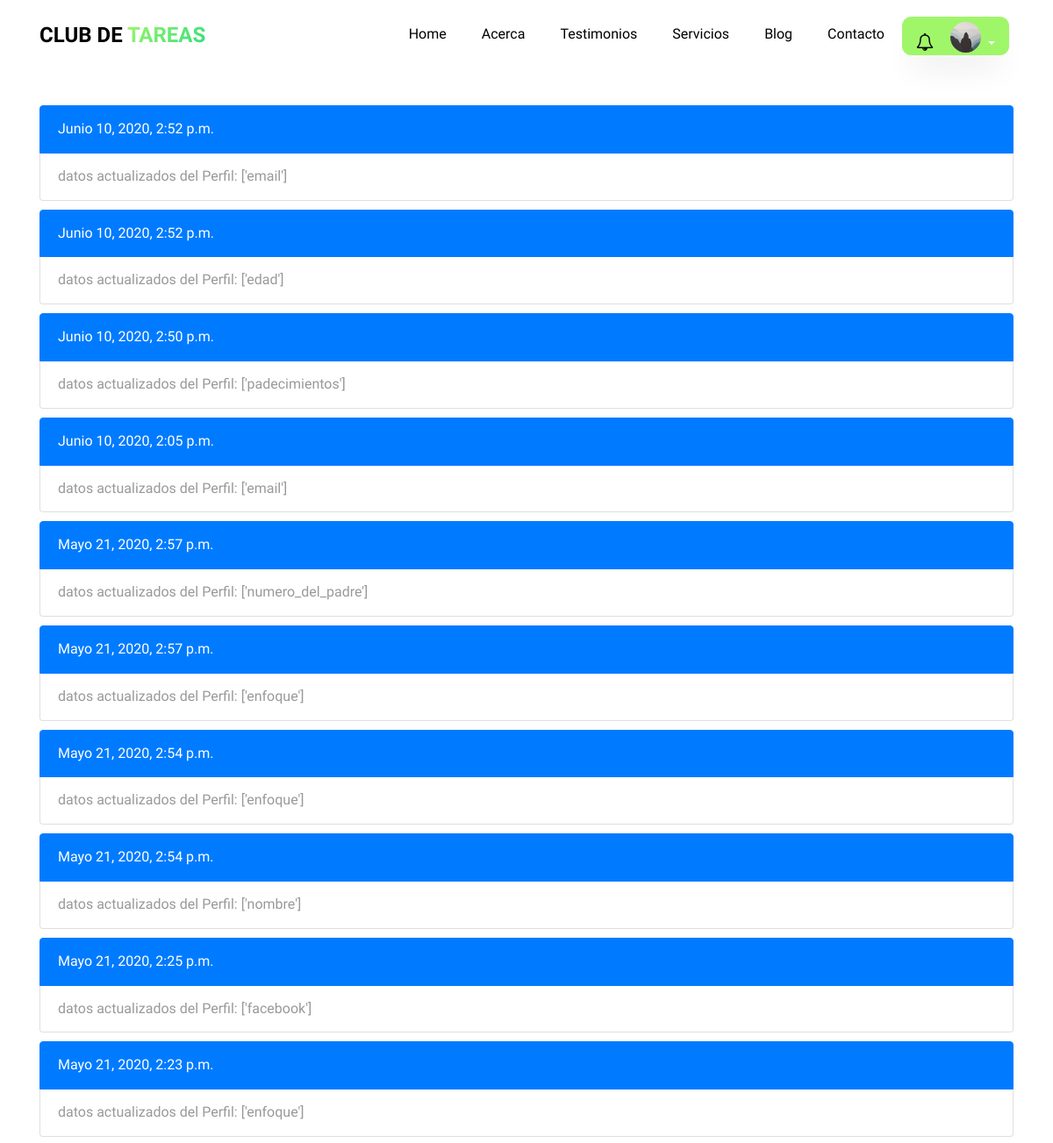
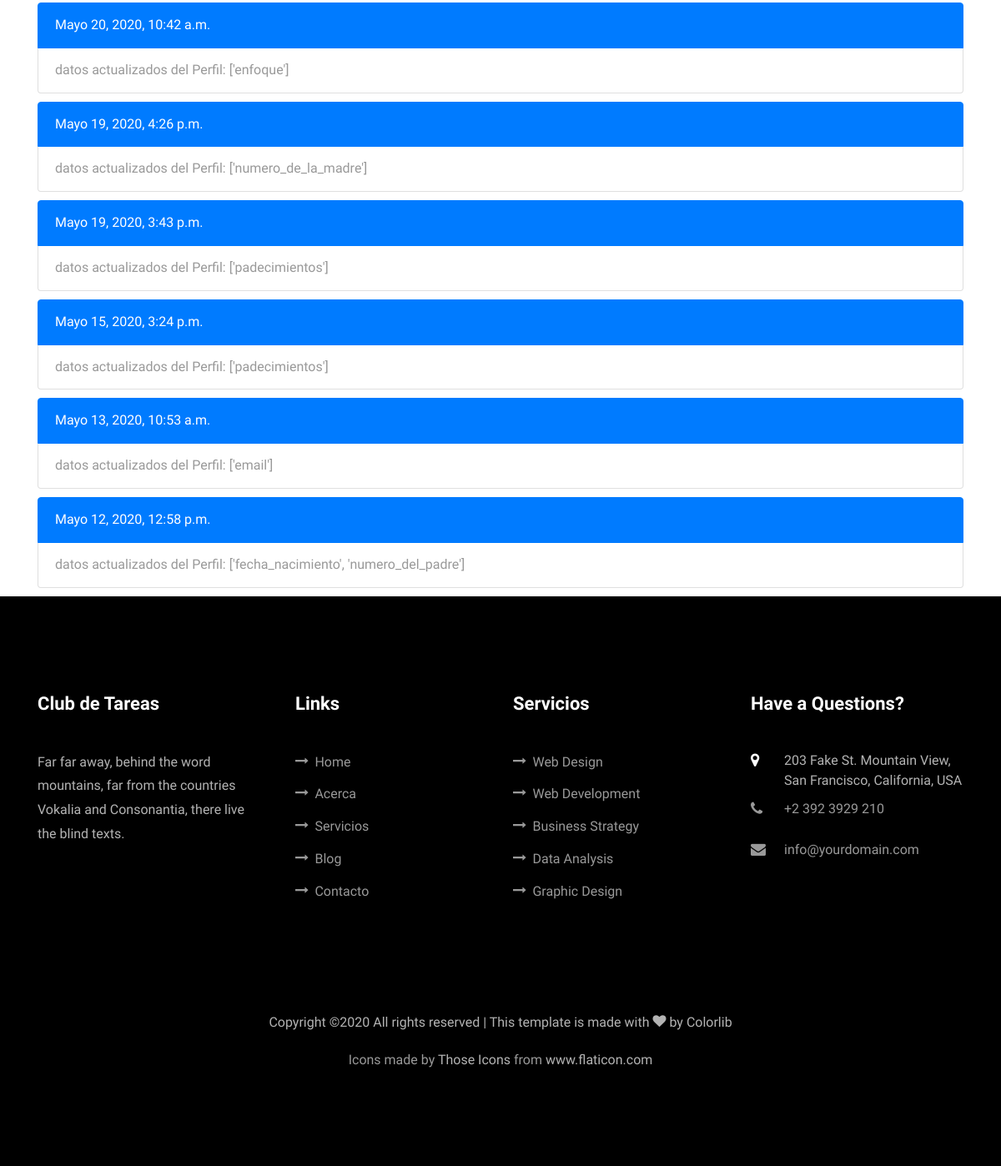
/historial/ (signed in), run on the app's committed database (2 pictures, top to bottom).
### usuario/models.py (models this page shows, shortened)
class Usuario(AbstractBaseUser,PermissionsMixin):
    imagen       =  models.ImageField(default='default.jpg',upload_to='profile_pics')
    email        =  models.EmailField(max_length=60,blank=True)
    facebook     =  models.CharField(max_length=100,blank=True)
    username     =  models.CharField(max_length=30,unique=True)
    nombre       =  models.CharField(max_length=100)
    apellido     =  models.CharField(max_length=100)
    edad         =  models.IntegerField(blank=True,null=True)
    padecimientos = models.TextField(verbose_name="padecimientos",blank=True)
    asistencia = models.CharField(verbose_name="Días de asistencia",max_length=100,blank=True)
    enfoque = models.CharField(verbose_name="Area en la que guste que se enfocará la atención",max_length=100,blank=True)
    nombre_de_la_madre =  models.CharField(verbose_name="Nombre de la Madre",max_length=100,blank=True)
    edad_de_la_madre =  models.IntegerField(verbose_name="Edad",blank=True, null=True)
    ocupacion_de_la_madre = models.CharField(verbose_name="Ocupación",max_length=100,blank=True)
    numero_de_la_madre   =  models.IntegerField(verbose_name="Número de contacto",blank=True,null=True)
    nombre_del_padre =  models.CharField(verbose_name="Nombre del Padre",max_length=100,blank=True)
    edad_del_padre =  models.IntegerField(verbose_name="Edad",blank=True, null=True)
    ocupacion_del_padre = models.CharField(verbose_name="Ocupación",max_length=100,blank=True)
    numero_del_padre    =  models.IntegerField(verbose_name="Número de contacto",blank=True,null=True)
    fecha_nacimiento = models.DateField(verbose_name="Fecha de nacimiento",blank=True, null=True)
    escuela      =  models.CharField(verbose_name="Nombre de la escuela",max_length=100,blank=True)
    domicilio    =  models.CharField(verbose_name="Domicilio",max_length=150,blank=True)
    status_paquetes = models.BooleanField(verbose_name="¿Tiene Paquetes Activos?",default=False)
    '''
    NIVEL_STATUS = (
         ('k','Kinder'),
         ('p','Primaria'),
         ('s','Secundaria'),
         ('b','bachillerato'),
         ('u','universidad'))
    '''
    nivel_academico = models.CharField(max_length=500,blank=True,verbose_name='Nivel académico del alumno')
    date_joined  =  models.DateTimeField(verbose_name="Fecha de Inscripción",auto_now_add=True)
    last_login   =  models.DateTimeField(verbose_name="Ultima fecha de Sesión",auto_now=True)
    is_active    =  models.BooleanField(verbose_name="¿Esta Acivo?",default=True)
    is_staff     =  models.BooleanField(verbose_name="¿Es parte del Staff?",default=False)
    USERNAME_FIELD  = "username"
    REQUIRED_FIELDS = ["nombre","apellido"]
    objects = MyUsuarioManager()

### app/models.py (models this page shows)
class Historial_User(models.Model):
      mensaje = models.CharField(max_length=200)
      usuario = models.ForeignKey(settings.AUTH_USER_MODEL,related_name="historial",on_delete=models.CASCADE)
      fecha = models.DateTimeField(auto_now_add=True,null=True)
      class Meta:
          verbose_name_plural= "Actividad de los Usuarios"

### app/views.py (the view)
# urls.py: path('historial/',views.historial,name='historial'),
@login_required
def historial(request):
    historial = request.user.historial.all().order_by('-fecha')
    context = {
    'historial': historial
    }
    return render(request,'app/historial.html',context)

### app/templates/app/historial.html (shortened to what this page needs)
{% extends 'main/base.html' %}
{% load static %}
{% block content %}
<section>
  <div class="container">
    <div class="row"  style="margin-top:120px">
        <div class="col-md-12 ftco-animate">
          {% if historial %}
              {% for instancia in historial %}
              <ul class="list-group" style="padding-bottom: 10px">
                    <li class="list-group-item active">{{instancia.fecha }}</li>
                    <li class="list-group-item">{{ instancia.mensaje}}</li>
              </ul>
              {% endfor %}
          {% else %}
          <ul class="list-group" style="padding-bottom: 80px">
                <li class="list-group-item">Los campos de Perfil no han sido actualizados</li>
          </ul>
          {% endif%}
        </div>
        </div>
    </div>
</section>
{% endblock content%}

### templates/main/base.html (shortened to what this page needs)
{% load static %}
{% load notifications_tags %}
{% notifications_unread as unread_count %}
<!DOCTYPE html>
<html lang="es">
  <head>
    <link rel="stylesheet" href="{% static 'main/css/fonts.css'%}">
    <link rel="stylesheet" href="{% static 'main/css/open-iconic-bootstrap.min.css'%}">
    <link rel="stylesheet" href="{% static 'main/css/animate.css'%}">
    <link rel="stylesheet" href="{% static 'main/css/search.css'%}">
    <link rel="stylesheet" href="{% static 'main/css/owl.carousel.min.css'%}">
    <link rel="stylesheet" href="{% static 'main/css/owl.theme.default.min.css'%}">
    <link rel="stylesheet" href="{% static 'main/css/magnific-popup.css'%}">
    <link rel="stylesheet" href="{% static 'main/css/aos.css'%}">
    <link rel="stylesheet" href="{% static 'main/css/ionicons.min.css'%}">
    <link rel="stylesheet" href="{% static 'main/css/flaticon.css' %}">
    <link rel="stylesheet" href="{% static 'main/css/icomoon.css' %}">
    <link rel="stylesheet" href="{% static 'main/css/style.css' %}">
    <link rel="stylesheet" href="{% static 'main/css/fix.css' %}">
    <link rel='stylesheet' href="https://cdnjs.cloudflare.com/ajax/libs/fullcalendar/3.1.0/fullcalendar.min.css" />
  </head>
  <body  data-target=".site-navbar-target" data-offset="300">
  <nav class="navbar navbar-expand-lg navbar-dark ftco_navbar bg-dark ftco-navbar-light site-navbar-target" id="ftco-navbar">
	    <div class="container">
	      <a class="navbar-brand" href="{% url 'blog:home' %}">Club de <span>Tareas</span></a>
	      <div class="collapse navbar-collapse" id="ftco-nav">
	        <ul class="navbar-nav nav ml-auto" style="text-align:center">
	          <li class="nav-item"><a href="{% url 'blog:home' %}" class="nav-link"><span>Home</span></a></li>
	          <li class="nav-item"><a href="{% url 'blog:about' %}"  class="nav-link"><span>Acerca</span></a></li>
	          <li class="nav-item"><a href="{% url 'blog:testimony' %}"  class="nav-link"><span>Testimonios</span></a></li>
	          <li class="nav-item"><a href="{% url 'blog:services' %}" class="nav-link"><span>Servicios</span></a></li>
            <li class="nav-item"><a href="{% url 'blog:blog' %}" class="nav-link"><span>Blog</span></a></li>
            <li class="nav-item"><a href="{% url 'blog:contact' %}" class="nav-link"><span>Contacto</span></a></li>
          </ul>
          <ul class="nav navbar-nav navbar-right" style="text-align: right">
            {% if request.user.is_authenticated %}
            <div class="dropdown" style="padding-right:5px;margin:0;">
                    <a style="border-radius: 10px 10px 10px 10px !important;
                             -moz-border-radius: 10px 10px 10px 10px;
                             -webkit-border-radius: 10px 10px 10px 10px;padding-bottom:0; padding-top:0;padding-left:15px;padding-right:15px;"
                      class="btn btn-secondary dropdown-toggle" href="#" role="button" id="dropdownMenuLink" data-toggle="dropdown" aria-haspopup="true" aria-expanded="false">
                      <div style="display: inline-block;position: relative;margin-right:10px;">
                        <i class="fa fa-bell-o" style="font-size: 20px;color: black;"></i>
                      </div>
                          <div class="inset" style="margin-left: 5px;display: inline-block;">
                            <img src="{{ request.user.imagen.url }}">
                          </div>
                    </a>
              </div>
            {% else %}
              <li class="nav-item"><a href="{% url 'app:login' %}"  class="nav-link"><span>Login</span></a></li>
            </ul>
          {% endif %}
	      </div>
	    </div>
	  </nav>
    {% block content %}{% endblock %}
    <footer class="ftco-footer ftco-section">
      <div class="container">
        <div class="row mb-5">
          <div class="col-md">
            <div class="ftco-footer-widget mb-4">
              <h2 class="ftco-heading-2">Club de Tareas</h2>
              <p>Far far away, behind the word mountains, far from the countries Vokalia and Consonantia, there live the blind texts.</p>
              <ul class="ftco-footer-social list-unstyled float-md-left float-lft mt-5">
              </ul>
            </div>
          </div>
          <div class="col-md">
            <div class="ftco-footer-widget mb-4 ml-md-4">
              <h2 class="ftco-heading-2">Links</h2>
              <ul class="list-unstyled">
                <li><a href="{% url 'blog:home' %}" ><span class="icon-long-arrow-right mr-2"></span>Home</a></li>
                <li><a href="{% url 'blog:about' %}"><span class="icon-long-arrow-right mr-2"></span>Acerca</a></li>
                <li><a href="{% url 'blog:services' %}"><span class="icon-long-arrow-right mr-2"></span>Servicios</a></li>
                <li><a href="{% url 'blog:blog' %}"><span class="icon-long-arrow-right mr-2"></span>Blog</a></li>
                <li><a href="{% url 'blog:contact' %}"><span class="icon-long-arrow-right mr-2"></span>Contacto</a></li>
              </ul>
            </div>
          </div>
          <div class="col-md">
             <div class="ftco-footer-widget mb-4">
              <h2 class="ftco-heading-2">Servicios</h2>
              <ul class="list-unstyled">
                <li><a href="#"><span class="icon-long-arrow-right mr-2"></span>Web Design</a></li>
                <li><a href="#"><span class="icon-long-arrow-right mr-2"></span>Web Development</a></li>
                <li><a href="#"><span class="icon-long-arrow-right mr-2"></span>Business Strategy</a></li>
                <li><a href="#"><span class="icon-long-arrow-right mr-2"></span>Data Analysis</a></li>
                <li><a href="#"><span class="icon-long-arrow-right mr-2"></span>Graphic Design</a></li>
              </ul>
            </div>
          </div>
          <div class="col-md">
            <div class="ftco-footer-widget mb-4">
            	<h2 class="ftco-heading-2">Have a Questions?</h2>
            	<div class="block-23 mb-3">
	              <ul>
	                <li><span class="icon icon-map-marker"></span><span class="text">203 Fake St. Mountain View, San Francisco, California, USA</span></li>
	                <li><a href="#"><span class="icon icon-phone"></span><span class="text">+2 392 3929 210</span></a></li>
	                <li><a href="#"><span class="icon icon-envelope"></span><span class="text">info@yourdomain.com</span></a></li>
	              </ul>
	            </div>
            </div>
          </div>
        </div>
        <div class="row">
          <div class="col-md-12 text-center">
            <p>
  Copyright &copy;<script>document.write(new Date().getFullYear());</script> All rights reserved | This template is made with <i class="icon-heart color-danger" aria-hidden="true"></i> by <a href="https://colorlib.com" target="_blank">Colorlib</a>
  </p>
        Icons made by <a href="https://www.flaticon.com/authors/those-icons" title="Those Icons">Those Icons</a> from <a href="https://www.flaticon.com/" title="Flaticon"> www.flaticon.com</a>
          </div>
        </div>
      </div>
    </footer>
  </body>
</html>

### static/main/css/icomoon.css (style rules this page uses)
[class^="icon-"], [class*=" icon-"] { font-family: 'icomoon' !important; speak: none; font-style: normal; font-weight: normal; font-variant: normal; text-transform: none; line-height: 1; -webkit-font-smoothing: antialiased; -moz-osx-font-smoothing: grayscale; }
.icon-heart:before { content: "\f004"; }
.icon-map-marker:before { content: "\f041"; }
.icon-phone:before { content: "\f095"; }
.icon-envelope:before { content: "\f0e0"; }
.icon-long-arrow-right:before { content: "\f178"; }

### static/main/css/fix.css (style rules this page uses)
.inset { width: 35px; height: 35px; border-radius: 50%; background-color: transparent !important; z-index: 999; padding-top: 5px; }
.inset img { border-radius: inherit; width: inherit; height: inherit; display: block; position: relative; z-index: 998; }

### data on the page
Usuario: user.imagen (placeholder picture)
Historial_User: fecha "Junio 10, 2020, 2:52 p.m.", mensaje "datos actualizados del Perfil: ['email']"
Historial_User: fecha "Junio 10, 2020, 2:52 p.m.", mensaje "datos actualizados del Perfil: ['edad']"
Historial_User: fecha "Junio 10, 2020, 2:50 p.m.", mensaje "datos actualizados del Perfil: ['padecimientos']"
Historial_User: fecha "Junio 10, 2020, 2:05 p.m.", mensaje "datos actualizados del Perfil: ['email']"
Historial_User: fecha "Mayo 21, 2020, 2:57 p.m.", mensaje "datos actualizados del Perfil: ['numero_del_padre']"
Historial_User: fecha "Mayo 21, 2020, 2:57 p.m.", mensaje "datos actualizados del Perfil: ['enfoque']"
Historial_User: fecha "Mayo 21, 2020, 2:54 p.m.", mensaje "datos actualizados del Perfil: ['enfoque']"
Historial_User: fecha "Mayo 21, 2020, 2:54 p.m.", mensaje "datos actualizados del Perfil: ['nombre']"
Historial_User: fecha "Mayo 21, 2020, 2:25 p.m.", mensaje "datos actualizados del Perfil: ['facebook']"
Historial_User: fecha "Mayo 21, 2020, 2:23 p.m.", mensaje "datos actualizados del Perfil: ['enfoque']"
Historial_User: fecha "Mayo 20, 2020, 10:42 a.m.", mensaje "datos actualizados del Perfil: ['enfoque']"
Historial_User: fecha "Mayo 19, 2020, 4:26 p.m.", mensaje "datos actualizados del Perfil: ['numero_de_la_madre']"
Historial_User: fecha "Mayo 19, 2020, 3:43 p.m.", mensaje "datos actualizados del Perfil: ['padecimientos']"
Historial_User: fecha "Mayo 15, 2020, 3:24 p.m.", mensaje "datos actualizados del Perfil: ['padecimientos']"
Historial_User: fecha "Mayo 13, 2020, 10:53 a.m.", mensaje "datos actualizados del Perfil: ['email']"
Historial_User: fecha "Mayo 12, 2020, 12:58 p.m.", mensaje "datos actualizados del Perfil: ['fecha_nacimiento', 'numero_del_padre']"
